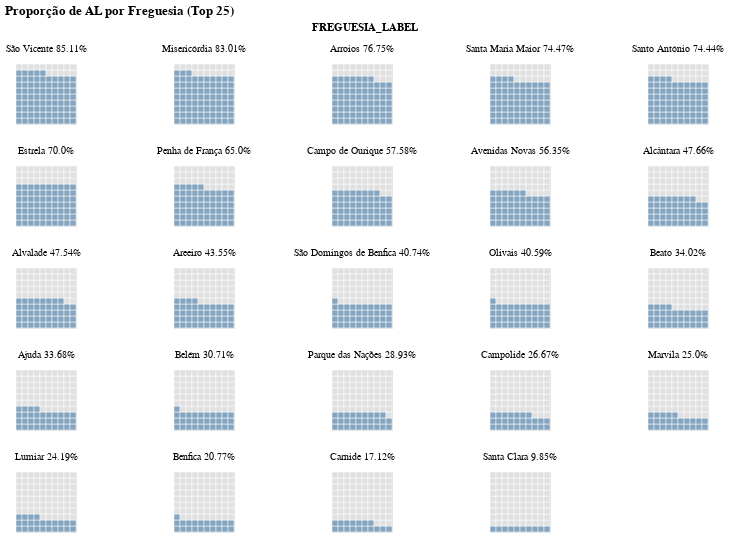

Notebook code for this chart:
### Code cell
import altair as alt
import pandas as pd

comparacao['Qtd_Ruas_AL'] = comparacao['Qtd_Ruas_AL'].fillna(0).astype(int)
comparacao['Proporcao_AL_vs_Oficial'] = (comparacao['Qtd_Ruas_AL'] / comparacao['Qtd_Ruas']) * 100
comparacao['Proporcao_AL_vs_Oficial'] = comparacao['Proporcao_AL_vs_Oficial'].round(2)

top_n = comparacao.sort_values(by='Proporcao_AL_vs_Oficial', ascending=False).head(25)

top_n['FREGUESIA_LABEL'] = top_n['FREGUESIA'] + '\n' + top_n['Proporcao_AL_vs_Oficial'].astype(str) + '%'

ordem_freguesias = top_n['FREGUESIA_LABEL'].tolist()

dados_retangulos = []

for _, row in top_n.iterrows():
    freguesia_label = row['FREGUESIA_LABEL']
    proporcao = int(round(row['Proporcao_AL_vs_Oficial']))

    df = pd.DataFrame({'id': range(100)})
    df['x'] = df['id'] % 10
    df['y'] = 9 - (df['id'] // 10)
    df['preenchido'] = df['id'] < proporcao
    df['FREGUESIA_LABEL'] = freguesia_label
    df['Proporcao'] = proporcao
    dados_retangulos.append(df)

df_final = pd.concat(dados_retangulos)

base = alt.Chart(df_final).mark_rect(
    stroke='white',
    strokeWidth=0.5
).encode(
    x=alt.X('x:O', axis=None),
    y=alt.Y('y:O', axis=None),
    color=alt.condition(
        'datum.preenchido',
        alt.value('#84A4BF'),
        alt.value('#e0e0e0')
    )
).properties(
    width=60,
    height=60
)

grafico = base.facet(
    facet=alt.Facet('FREGUESIA_LABEL:N', sort=ordem_freguesias),
    columns=5,
    title='Proporção de AL por Freguesia (Top 25)'
)

grafico

### Figure 1 — Vega-Lite specification as saved in the notebook (floating-point values rounded to 4 significant figures; data arrays with more than 128 entries replaced by an {"elided": "..."} marker saying what was removed)
{"config": {"view": {"continuousWidth": 300, "continuousHeight": 300}}, "data": {"name": "data-4334327f97afab6303593e3d7077224c"}, "facet": {"field": "FREGUESIA_LABEL", "sort": ["São Vicente\n85.11%", "Misericórdia\n83.01%", "Arroios\n76.75%", "Santa Maria Maior\n74.47%", "Santo António\n74.44%", "Estrela\n70.0%", "Penha de França\n65.0%", "Campo de Ourique\n57.58%", "Avenidas Novas\n56.35%", "Alcântara\n47.66%", "Alvalade\n47.54%", "Areeiro\n43.55%", "São Domingos de Benfica\n40.74%", "Olivais\n40.59%", "Beato\n34.02%", "Ajuda\n33.68%", "Belém\n30.71%", "Parque das Nações\n28.93%", "Campolide\n26.67%", "Marvila\n25.0%", "Lumiar\n24.19%", "Benfica\n20.77%", "Carnide\n17.12%", "Santa Clara\n9.85%"], "type": "nominal"}, "spec": {"mark": {"type": "rect", "stroke": "white", "strokeWidth": 0.5}, "encoding": {"color": {"condition": {"test": "datum.preenchido", "value": "#84A4BF"}, "value": "#e0e0e0"}, "x": {"axis": null, "field": "x", "type": "ordinal"}, "y": {"axis": null, "field": "y", "type": "ordinal"}}, "height": 60, "width": 60}, "columns": 5, "title": "Proporção de AL por Freguesia (Top 25)", "$schema": "https://vega.github.io/schema/vega-lite/v5.20.1.json", "datasets": {"data-4334327f97afab6303593e3d7077224c": {"elided": "2400 records"}}}
